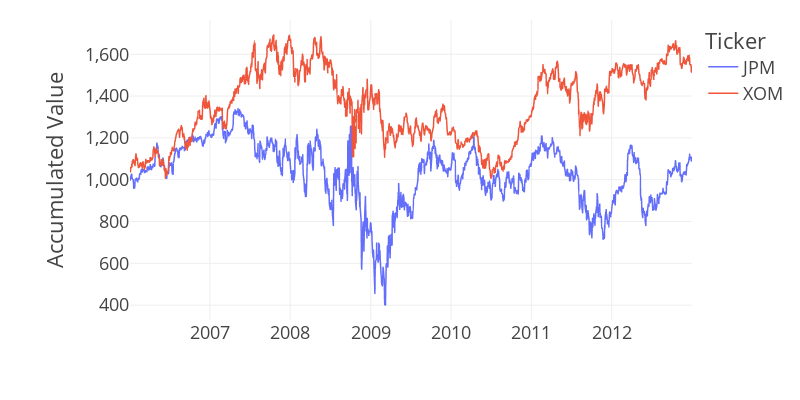

Here is the notebook cell this chart was saved with:
### Code cell
from utils.returns_data_class import ReturnsData
import plotly.express as px
import plotly.graph_objects as go
PERIOD = 1
data = ReturnsData(
    daily_returns_path="../Data/returns_df_611.csv",
    extras_path="../Data/historical_stocks.csv",
)
ticker_price = 1000*(1+data.daily_returns_df.loc["2006":"2012",["JPM", "XOM"]]).cumprod(axis=0)
fig = px.line(ticker_price)
fig.update_traces(line=dict(width=1.5))
fig.update_layout(
    yaxis_title='Accumulated Value',
    xaxis_title=None,
    yaxis=dict(tickformat=',d'),
    template="presentation",
    height=400,
    width=800,
    margin=dict(t=20, l=130, r=30),
    legend_title_text='Ticker'
)
fig.show()
fig.write_image("/Users/rian/Downloads/accumulated_value.pdf")

### Figure 1 — Plotly figure (JSON) as saved in the notebook; plotly's stock layout.template omitted (floating-point values rounded to 4 significant figures; data arrays with more than 128 entries replaced by an {"elided": "..."} marker saying what was removed)
{"data": [{"hovertemplate": "variable=JPM<br>index=%{x}<br>value=%{y}<extra></extra>", "legendgroup": "JPM", "line": {"color": "#636efa", "dash": "solid", "width": 1.5}, "marker": {"symbol": "circle"}, "mode": "lines", "name": "JPM", "showlegend": true, "type": "scattergl", "x": {"elided": "1761 str values"}, "xaxis": "x", "y": {"elided": "1761 float values"}, "yaxis": "y"}, {"hovertemplate": "variable=XOM<br>index=%{x}<br>value=%{y}<extra></extra>", "legendgroup": "XOM", "line": {"color": "#EF553B", "dash": "solid", "width": 1.5}, "marker": {"symbol": "circle"}, "mode": "lines", "name": "XOM", "showlegend": true, "type": "scattergl", "x": {"elided": "1761 str values"}, "xaxis": "x", "y": {"elided": "1761 float values"}, "yaxis": "y"}], "layout": {"height": 400, "legend": {"title": {"text": "Ticker"}, "tracegroupgap": 0}, "margin": {"l": 130, "r": 30, "t": 20}, "width": 800, "xaxis": {"anchor": "y", "domain": [0, 1], "title": {}}, "yaxis": {"anchor": "x", "domain": [0, 1], "tickformat": ",d", "title": {"text": "Accumulated Value"}}}}
